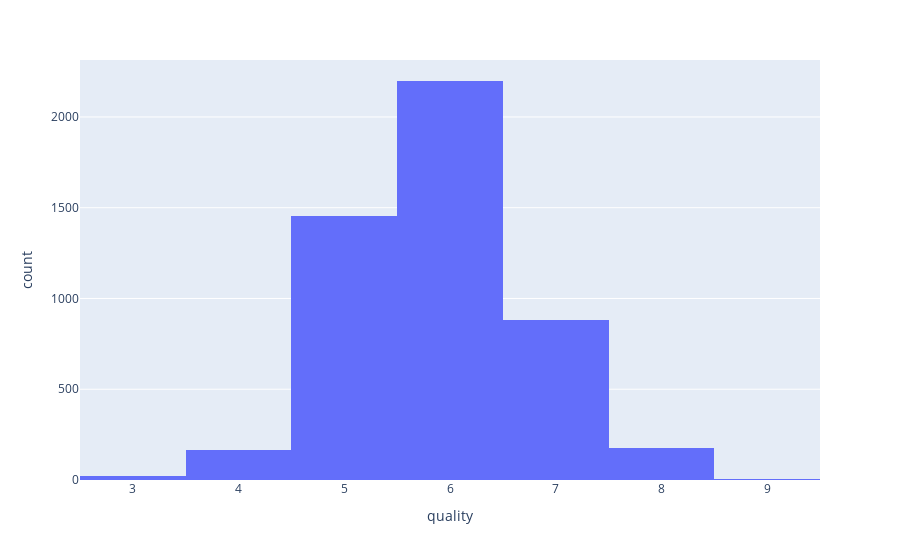

The notebook cell saved with this chart:
### Code cell
fig = px.histogram(df,x='quality')
fig.show()

### Figure 1 — Plotly figure (JSON) as saved in the notebook; plotly's stock layout.template omitted (floating-point values rounded to 4 significant figures; data arrays with more than 128 entries replaced by an {"elided": "..."} marker saying what was removed)
{"data": [{"alignmentgroup": "True", "bingroup": "x", "hovertemplate": "quality=%{x}<br>count=%{y}<extra></extra>", "legendgroup": "", "marker": {"color": "#636efa", "pattern": {"shape": ""}}, "name": "", "offsetgroup": "", "orientation": "v", "showlegend": false, "type": "histogram", "x": {"elided": "4898 int values"}, "xaxis": "x", "yaxis": "y"}], "layout": {"barmode": "relative", "legend": {"tracegroupgap": 0}, "margin": {"t": 60}, "xaxis": {"anchor": "y", "domain": [0, 1], "title": {"text": "quality"}}, "yaxis": {"anchor": "x", "domain": [0, 1], "title": {"text": "count"}}}}
